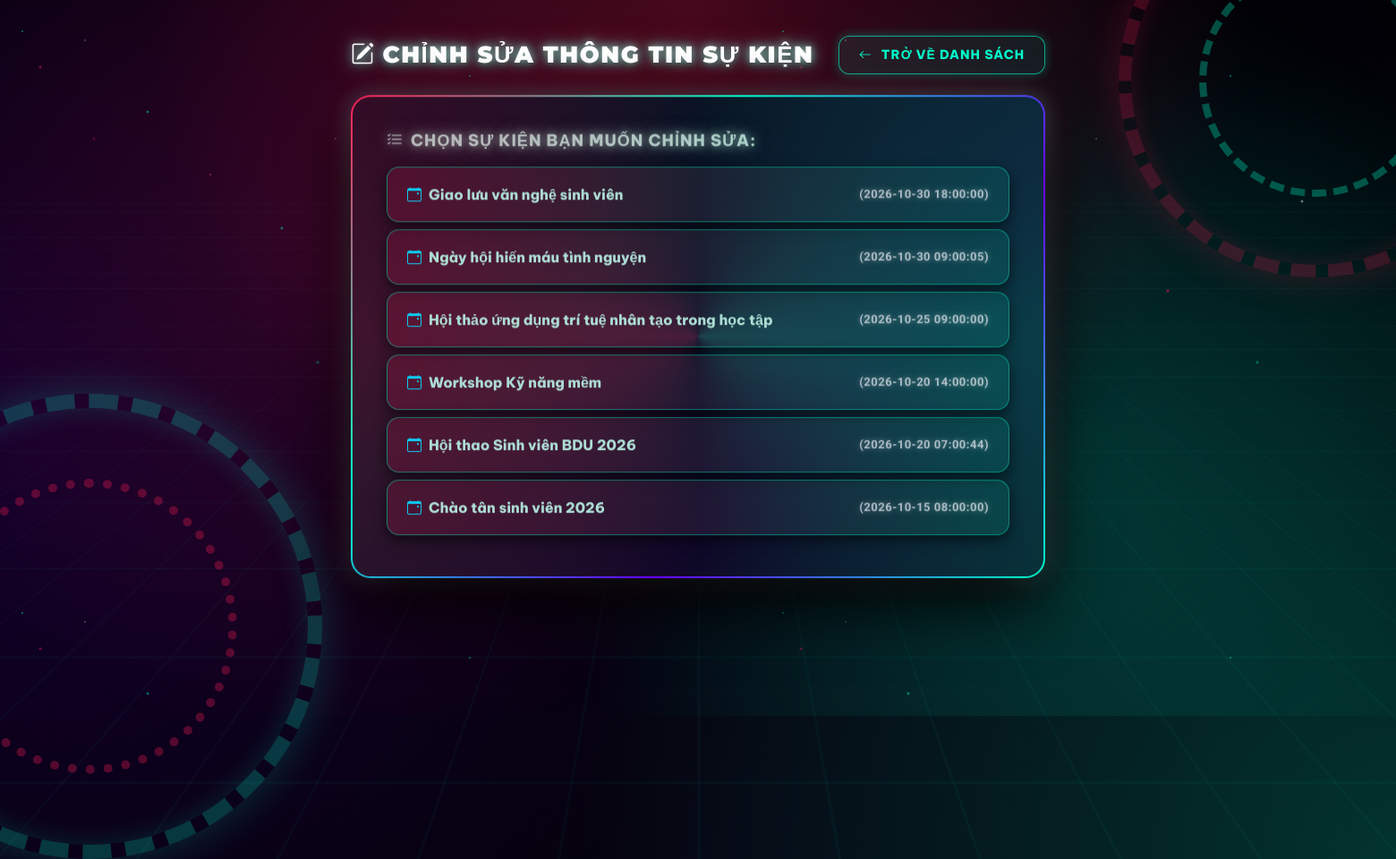
Page /user/xuly_sua.php (signed in) on the committed database.
### tables this page shows
CREATE TABLE `su_kien` (
  `ma_sukien` int(11) NOT NULL,
  `ten_sukien` varchar(255) NOT NULL,
  `mo_ta` text DEFAULT NULL,
  `thoi_gian_bat_dau` datetime NOT NULL,
  `thoi_gian_ket_thuc` datetime NOT NULL,
  `ma_diadiem` int(11) DEFAULT NULL,
  `file_name` varchar(255) DEFAULT NULL,
  `file_path_key` varchar(500) DEFAULT NULL,
  `file_type` varchar(100) DEFAULT NULL,
  `file_size` int(11) DEFAULT NULL,
  `upload_time` datetime DEFAULT NULL,
  `is_attendance_open` tinyint(1) DEFAULT 0
);

### user/xuly_sua.php (the view, shortened to what this page needs)
<?php
require_once '../database.php';
$db = isset($conn) ? $conn : (isset($pdo) ? $pdo : null);
try {
    $db->setAttribute(PDO::ATTR_TIMEOUT, 60);
    $db->setAttribute(PDO::ATTR_ERRMODE, PDO::ERRMODE_EXCEPTION);
    $db->exec("SET SESSION wait_timeout=3600");
} catch (Exception $e) {}
function getColValue($row, ...$keys) {
    foreach ($keys as $k) {
        if (isset($row[$k]) && $row[$k] !== '') {
            return $row[$k];
        }
    }
    return '';
}
try {
    $stmtCols = $db->query("SHOW COLUMNS FROM su_kien");
    $existingCols = $stmtCols->fetchAll(PDO::FETCH_COLUMN);
} catch (Exception $e) {
    $existingCols = [];
    $existingColsLower = [];
}
function findRealCol($existingCols, $candidates, $default) {
    foreach ($candidates as $c) {
        foreach ($existingCols as $ec) {
            if (strtolower($ec) === strtolower($c)) {
                return $ec;
            }
        }
    }
    return $default;
}
$colPk       = findRealCol($existingCols, ['ma_sukien', 'id', 'ma_sk', 'id_sukien'], 'ma_sukien');
$colTitle    = findRealCol($existingCols, ['ten_su_kien', 'ten_sukien', 'tieu_de', 'ten'], 'ten_su_kien');
$colStart    = findRealCol($existingCols, ['thoi_gian_bat_dau', 'bat_dau', 'ngay_to_chuc'], 'thoi_gian_bat_dau');
$event = null;
?>
<!DOCTYPE html>
<html lang="vi">
<head>
    <link href="https://cdn.jsdelivr.net/npm/bootstrap@5.3.2/dist/css/bootstrap.min.css" rel="stylesheet">
    <link rel="stylesheet" href="https://cdn.jsdelivr.net/npm/bootstrap-icons@1.11.1/font/bootstrap-icons.css">
    <link rel="stylesheet" href="../css/user-sua.css">
</head>
<body>
    <div class="bg-space-dust"></div>
    <div class="gear-engine-left"></div>
    <div class="gear-engine-right"></div>
    <div class="container" style="max-width: 800px; padding-top: 40px; padding-bottom: 40px;">
        <div class="d-flex justify-content-between align-items-center mb-4">
            <h3 class="text-warning mb-0"><i class="bi bi-pencil-square me-2"></i>Chỉnh Sửa Thông Tin Sự Kiện</h3>
            <a href="../su-kien.php" class="btn btn-outline-light btn-sm"><i class="bi bi-arrow-left me-1"></i>Trở về danh sách</a>
        </div>
        <?php if (!$event): ?>
            <div class="card p-4 shadow">
                <h5 class="text-warning mb-3"><i class="bi bi-list-check me-2"></i>Chọn sự kiện bạn muốn chỉnh sửa:</h5>
                <?php
                try {
                    $list = $db->query("SELECT * FROM su_kien ORDER BY {$colStart} DESC")->fetchAll(PDO::FETCH_ASSOC);
                    if (empty($list)) {
                        echo "<p class='text-muted mb-0'>Chưa có sự kiện nào trong hệ thống.</p>";
                    } else {
                        echo "<div class='list-group'>";
                        foreach ($list as $item) {
                            $item_id   = getColValue($item, $colPk, 'ma_sukien', 'id');
                            $item_name = getColValue($item, $colTitle, 'ten_su_kien', 'tieu_de');
                            $item_time = getColValue($item, $colStart, 'thoi_gian_bat_dau');
                            echo "<a href='xuly_sua.php?ma_sukien={$item_id}' class='list-group-item list-group-item-action mb-2'>
                                    <span><i class='bi bi-calendar-event me-2 text-info'></i><strong>" . htmlspecialchars($item_name) . "</strong></span>
                                    <small class='text-light opacity-75'>({$item_time})</small>
                                  </a>";
                        }
                        echo "</div>";
                    }
                } catch (Exception $e) {
                    echo "<p class='text-danger'>Lỗi kết nối CSDL: " . $e->getMessage() . "</p>";
                }
                ?>
            </div>
        <?php endif; ?>
    </div>
</body>
</html>

### rows in the picture
su_kien: ten_sukien "Giao lưu văn nghệ sinh viên", item_time "2026-10-30 18:00:00"
su_kien: ten_sukien "Ngày hội hiến máu tình nguyện", item_time "2026-10-30 09:00:05"
su_kien: ten_sukien "Hội thảo ứng dụng trí tuệ nhân tạo trong học tập", item_time "2026-10-25 09:00:00"
su_kien: ten_sukien "Workshop Kỹ năng mềm", item_time "2026-10-20 14:00:00"
su_kien: ten_sukien "Hội thao Sinh viên BDU 2026", item_time "2026-10-20 07:00:44"
su_kien: ten_sukien "Chào tân sinh viên 2026", item_time "2026-10-15 08:00:00"
